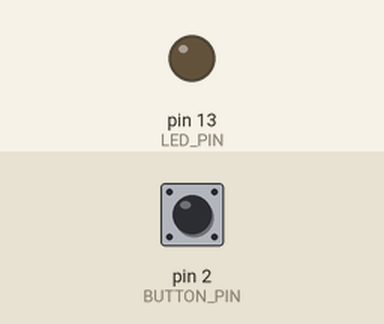
A sketch run on a simulated Arduino Uno, built with avr-gcc and run on an emulated ATmega328P. Shown: output pins drawn as LEDs (lit = HIGH). Inputs (shaded band) come from the test bench; at power-on: pin 2 (BUTTON_PIN) HIGH.

Above: at 1.2 s.
1.3 s: pin 2 (BUTTON_PIN) pulled LOW for 0.15 s
At 1.37 s:
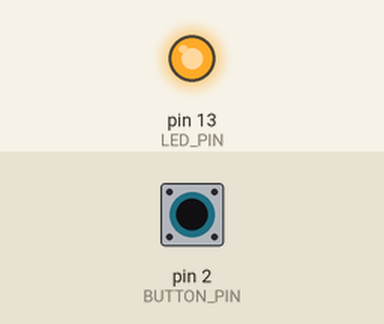
2.9 s: pin 2 (BUTTON_PIN) pulled LOW for 3.2 s
At 6.8 s:
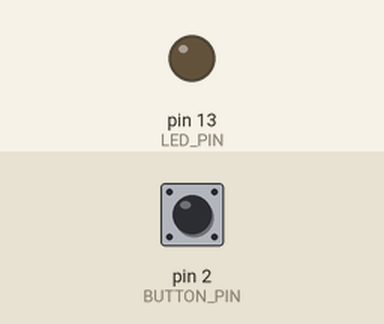
Timing chart, 0 to 8.3 s (numbered marks = the images above; inputs shaded):
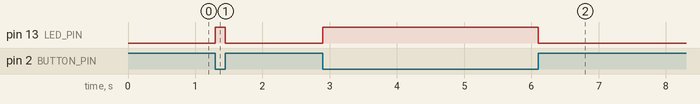

Measured:
- after the input at 1.3 s, pin 13 (LED_PIN): LOW → HIGH at once, → LOW 0.15 s later
- after the input at 2.9 s, pin 13 (LED_PIN): LOW → HIGH at once, → LOW 3.2 s later

The sketch:

Button.ino
```cpp
int LED_PIN = 13; // pin for led
int  BUTTON_PIN = 2; //pin for button

//it will only run once
void setup() {
  pinMode(LED_PIN,OUTPUT);
  pinMode(2,INPUT);

}

//this will run simultaneously
void loop() {
  // put your main code here, to run repeatedly:
  if (digitalRead(2) == LOW){
    digitalWrite(LED_PIN,HIGH);
  }else{
    digitalWrite(LED_PIN,LOW);
  }
}
```
